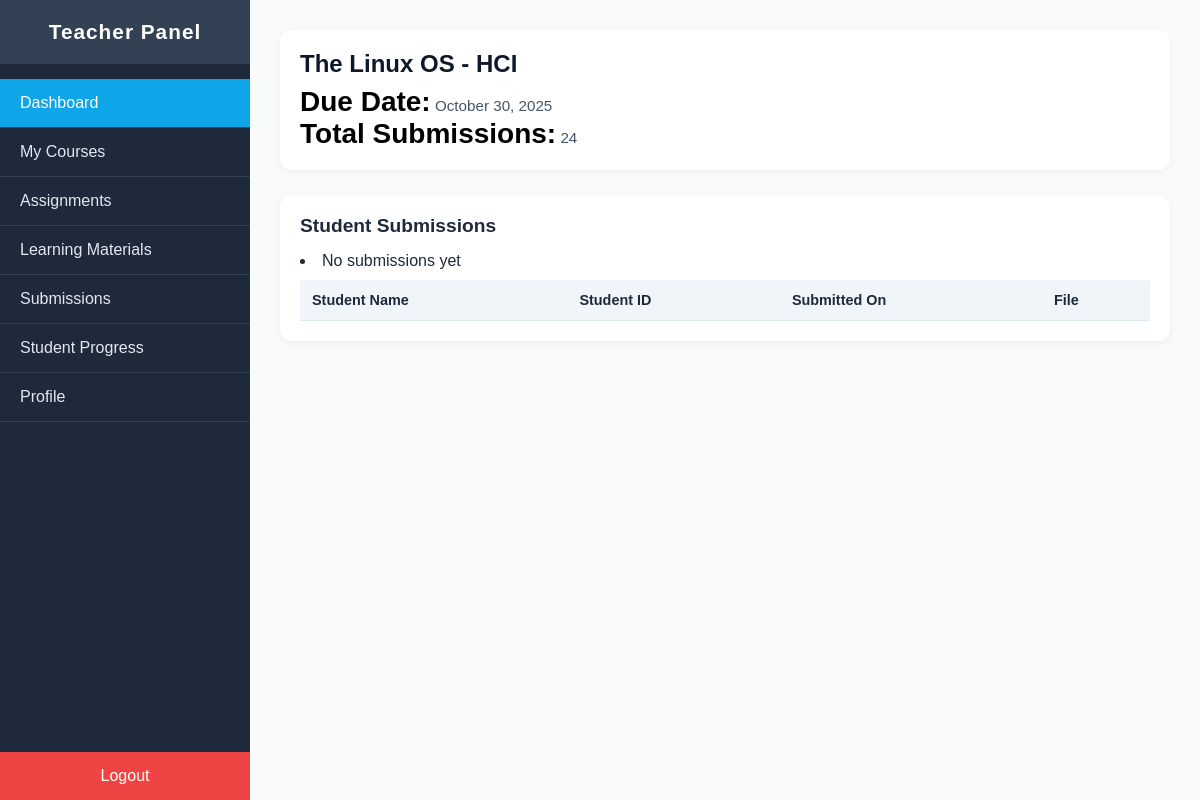
The app's page /dashboard/teacher/assignments/the-linux-os, older data.
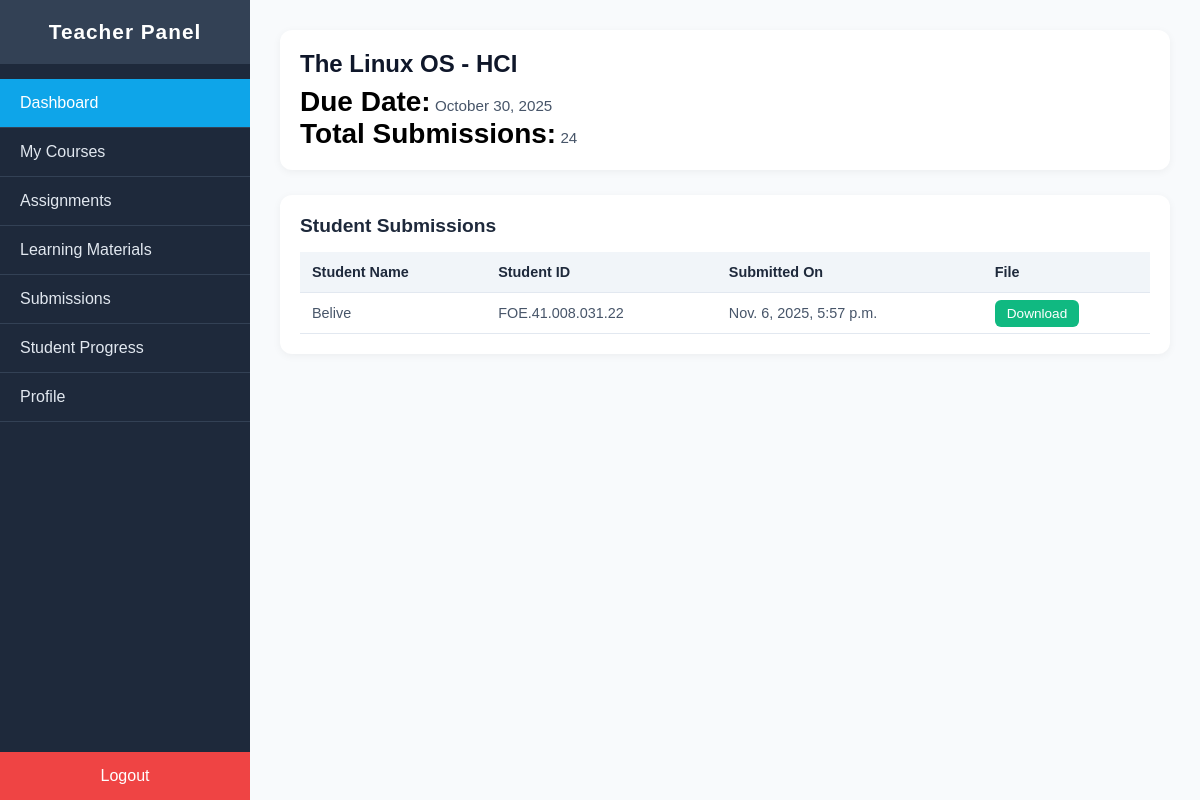
The same page, newer data.
### main/models.py (models this page shows, shortened)
class Submission(models.Model):
    assignment = models.ForeignKey(
        Assignment,
        on_delete=models.CASCADE,
        related_name="submissions"
    )
    student = models.ForeignKey(
        settings.AUTH_USER_MODEL,
        on_delete=models.CASCADE,
        related_name="submissions"
    )
    submitted_document =  models.FileField(upload_to="submissions/",validators=[exts_validator])
    submitted_on = models.DateTimeField(auto_now_add=True)
    updated_at = models.DateTimeField(auto_now=True)

### users/models.py (models this page shows, shortened)
class CustomUser(AbstractUser):
    ROLES = {
        None:"Select user",
        "admin":"Admin",
        "teacher":"Teacher",
        "student":"Student",
    }
    school_id = models.CharField(blank=True,null=True,unique=True,validators=[is_umat_id])
    role = models.CharField(choices=ROLES, blank=True,default="teacher")
    department = models.ForeignKey(
        Department,
            on_delete=models.SET_NULL,
            null=True,
            blank=True,
            related_name="users",
            default="4"
        )
    USERNAME_FIELD = "school_id"

### main/views.py (the view)
# urls.py: path("teacher/assignments/<slug:slug>",views.teacher_assignment_detail,name = "teacher_assignment_detail"),
def teacher_assignment_detail(request,slug):
    assignment = Assignment.objects.get(slug = slug)
    course = Course.objects.get(name = assignment.course.name)
    submissions = Submission.objects.filter(assignment = assignment)
    context = {
        "assignment":assignment,
        "course":course,
        "submissions":submissions
    }
    return render(request,"main/teacher_assignment_details.html",context)

### main/context_processors.py (called while the page is built)
def total_values(request):
    total_users = User.objects.all().count()
    total_teachers = User.objects.filter(role = "teacher").count()
    total_students = User.objects.filter(role = "student").count()
    total_departments = Department.objects.all().count()
    total_courses = Course.objects.all().count()
    context = {
        "total_students":total_students,
        "total_teachers":total_teachers,
        "total_courses":total_courses,
        "total_departments":total_departments,
    }
    return context

### main/models.py (called while the page is built)
    def __str__(self):
        return self.title

### main/templates/main/teacher_assignment_details.html
{% extends 'teacher_base.html' %}
{% load static %}
{% block extra_styles %}<link rel="stylesheet" href="{% static 'main/css/teacher_assignment_details.css' %}">
{% endblock extra_styles %}
{% block body %}
    <div class="assignment-info">
      <h1>{{assignment}} - {{assignment.course.name}} </h1>
      <p><strong>Due Date:</strong> October 30, 2025</p>
      <p><strong>Total Submissions:</strong> 24</p>
    </div>
    <div class="submissions-table">
      <h2>Student Submissions</h2>
      <table>
        <thead>
          <tr>
            <th>Student Name</th>
            <th>Student ID</th>
            <th>Submitted On</th>
            <th>File</th>
          </tr>
        </thead>
        <tbody>
          {% for submission in submissions %}
          <tr>
            <td>{{submission.student.username}}</td>
            <td>{{submission.student.school_id}}</td>
            <td>{{submission.submitted_on}}</td>
            <td><a href="{% url 'main:teacher_assignment_submission_download' submission.id %}" class="btn btn-download">Download</a></td>
          </tr>
          {% empty %}
          <li>
            <span>No submissions yet </span>
          </li>
          {% endfor %}
        </tbody>
      </table>
    </div>
{% endblock body %}

Row changes from the older to the newer data that the page shows:
added Submission: student.username "Belive", student.school_id "FOE.41.008.031.22", submitted_on "Nov. 6, 2025, 5:57 p.m."
Text that changed along with them:
text no longer shown: "No submissions yet"
